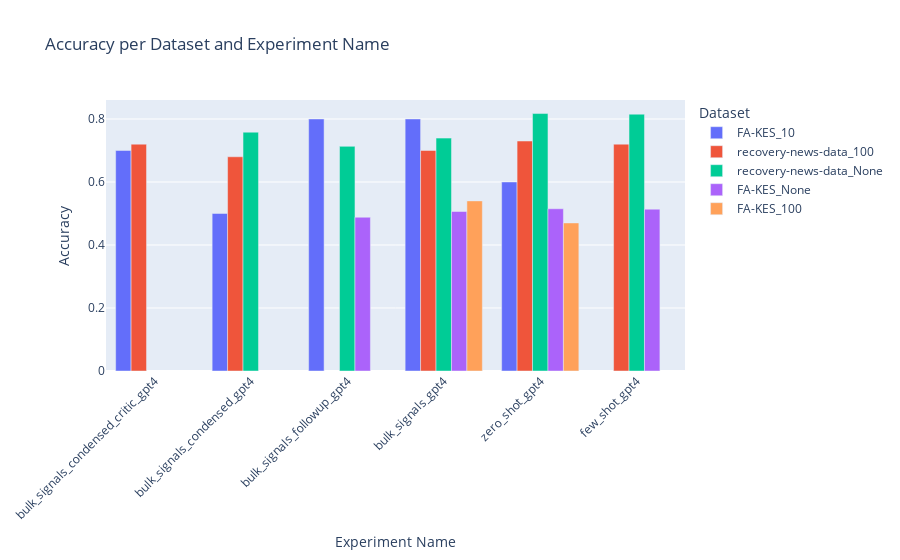

Notebook code cell kept with this figure:
### Code cell
# Create a bar plot
fig = px.bar(
    latest_experiments_reset,
    x="experiment_name",
    y="accuracy",
    color="dataset",
    barmode="group",
    title="Accuracy per Dataset and Experiment Name",
    labels={"accuracy": "Accuracy", "experiment_name": "Experiment Name", "dataset": "Dataset"}
)

fig.update_layout(xaxis_tickangle=-45)
fig.show()

### Figure 1 — Plotly figure (JSON) as saved in the notebook; plotly's stock layout.template omitted (floating-point values rounded to 4 significant figures)
{"data": [{"alignmentgroup": "True", "hovertemplate": "Dataset=FA-KES_10<br>Experiment Name=%{x}<br>Accuracy=%{y}<extra></extra>", "legendgroup": "FA-KES_10", "marker": {"color": "#636efa", "pattern": {"shape": ""}}, "name": "FA-KES_10", "offsetgroup": "FA-KES_10", "orientation": "v", "showlegend": true, "textposition": "auto", "type": "bar", "x": ["bulk_signals_condensed_critic_gpt4", "bulk_signals_condensed_gpt4", "bulk_signals_followup_gpt4", "bulk_signals_gpt4", "zero_shot_gpt4"], "xaxis": "x", "y": [0.7, 0.5, 0.8, 0.8, 0.6], "yaxis": "y"}, {"alignmentgroup": "True", "hovertemplate": "Dataset=recovery-news-data_100<br>Experiment Name=%{x}<br>Accuracy=%{y}<extra></extra>", "legendgroup": "recovery-news-data_100", "marker": {"color": "#EF553B", "pattern": {"shape": ""}}, "name": "recovery-news-data_100", "offsetgroup": "recovery-news-data_100", "orientation": "v", "showlegend": true, "textposition": "auto", "type": "bar", "x": ["bulk_signals_condensed_critic_gpt4", "bulk_signals_condensed_gpt4", "bulk_signals_gpt4", "few_shot_gpt4", "zero_shot_gpt4"], "xaxis": "x", "y": [0.72, 0.68, 0.7, 0.72, 0.73], "yaxis": "y"}, {"alignmentgroup": "True", "hovertemplate": "Dataset=recovery-news-data_None<br>Experiment Name=%{x}<br>Accuracy=%{y}<extra></extra>", "legendgroup": "recovery-news-data_None", "marker": {"color": "#00cc96", "pattern": {"shape": ""}}, "name": "recovery-news-data_None", "offsetgroup": "recovery-news-data_None", "orientation": "v", "showlegend": true, "textposition": "auto", "type": "bar", "x": ["bulk_signals_condensed_gpt4", "bulk_signals_followup_gpt4", "bulk_signals_gpt4", "few_shot_gpt4", "zero_shot_gpt4"], "xaxis": "x", "y": [0.7581, 0.7131, 0.7392, 0.8152, 0.8172], "yaxis": "y"}, {"alignmentgroup": "True", "hovertemplate": "Dataset=FA-KES_None<br>Experiment Name=%{x}<br>Accuracy=%{y}<extra></extra>", "legendgroup": "FA-KES_None", "marker": {"color": "#ab63fa", "pattern": {"shape": ""}}, "name": "FA-KES_None", "offsetgroup": "FA-KES_None", "orientation": "v", "showlegend": true, "textposition": "auto", "type": "bar", "x": ["bulk_signals_followup_gpt4", "bulk_signals_gpt4", "few_shot_gpt4", "zero_shot_gpt4"], "xaxis": "x", "y": [0.4881, 0.5062, 0.5138, 0.515], "yaxis": "y"}, {"alignmentgroup": "True", "hovertemplate": "Dataset=FA-KES_100<br>Experiment Name=%{x}<br>Accuracy=%{y}<extra></extra>", "legendgroup": "FA-KES_100", "marker": {"color": "#FFA15A", "pattern": {"shape": ""}}, "name": "FA-KES_100", "offsetgroup": "FA-KES_100", "orientation": "v", "showlegend": true, "textposition": "auto", "type": "bar", "x": ["bulk_signals_gpt4", "zero_shot_gpt4"], "xaxis": "x", "y": [0.54, 0.47], "yaxis": "y"}], "layout": {"barmode": "group", "legend": {"title": {"text": "Dataset"}, "tracegroupgap": 0}, "title": {"text": "Accuracy per Dataset and Experiment Name"}, "xaxis": {"anchor": "y", "domain": [0, 1], "tickangle": -45, "title": {"text": "Experiment Name"}}, "yaxis": {"anchor": "x", "domain": [0, 1], "title": {"text": "Accuracy"}}}}
